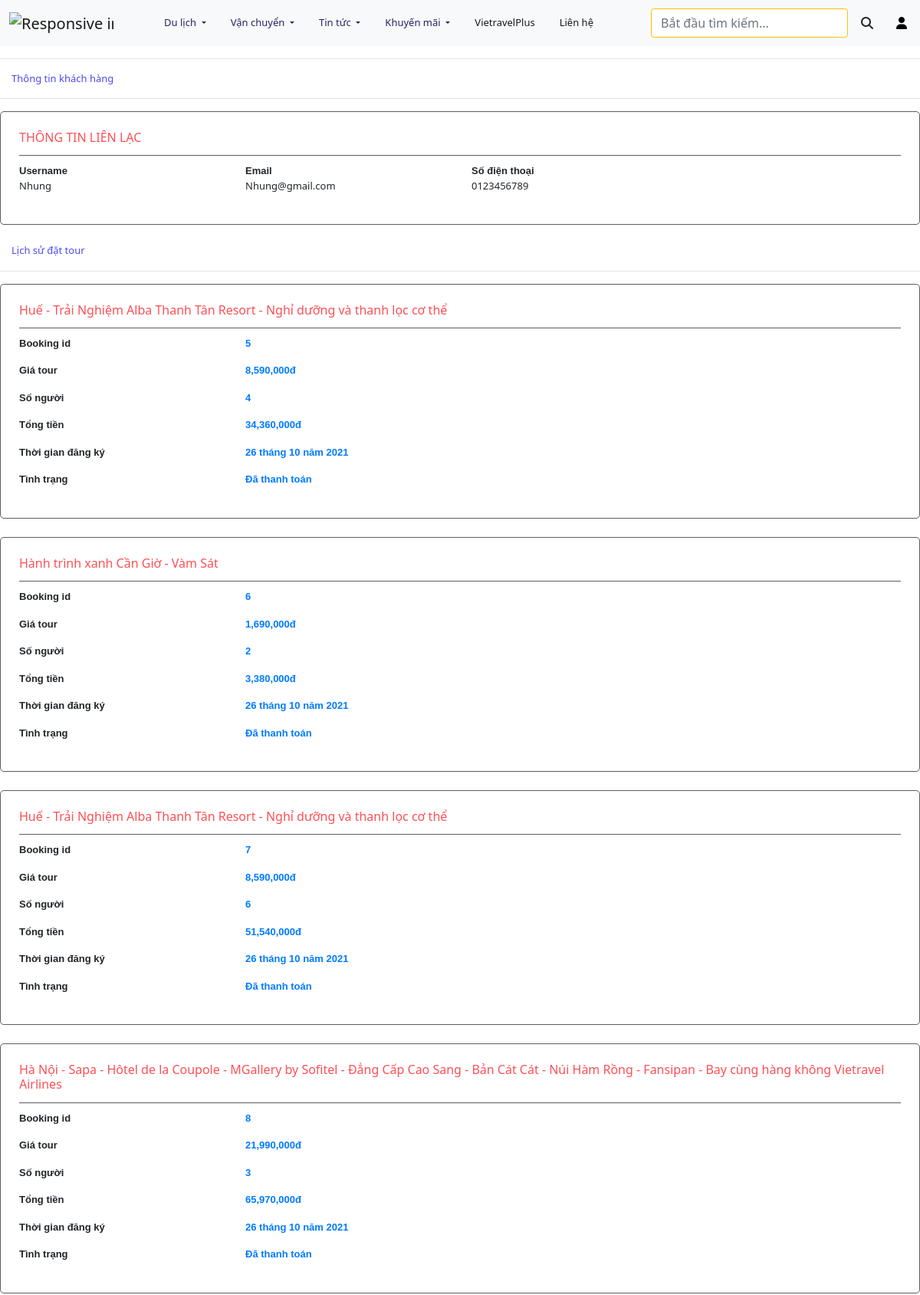
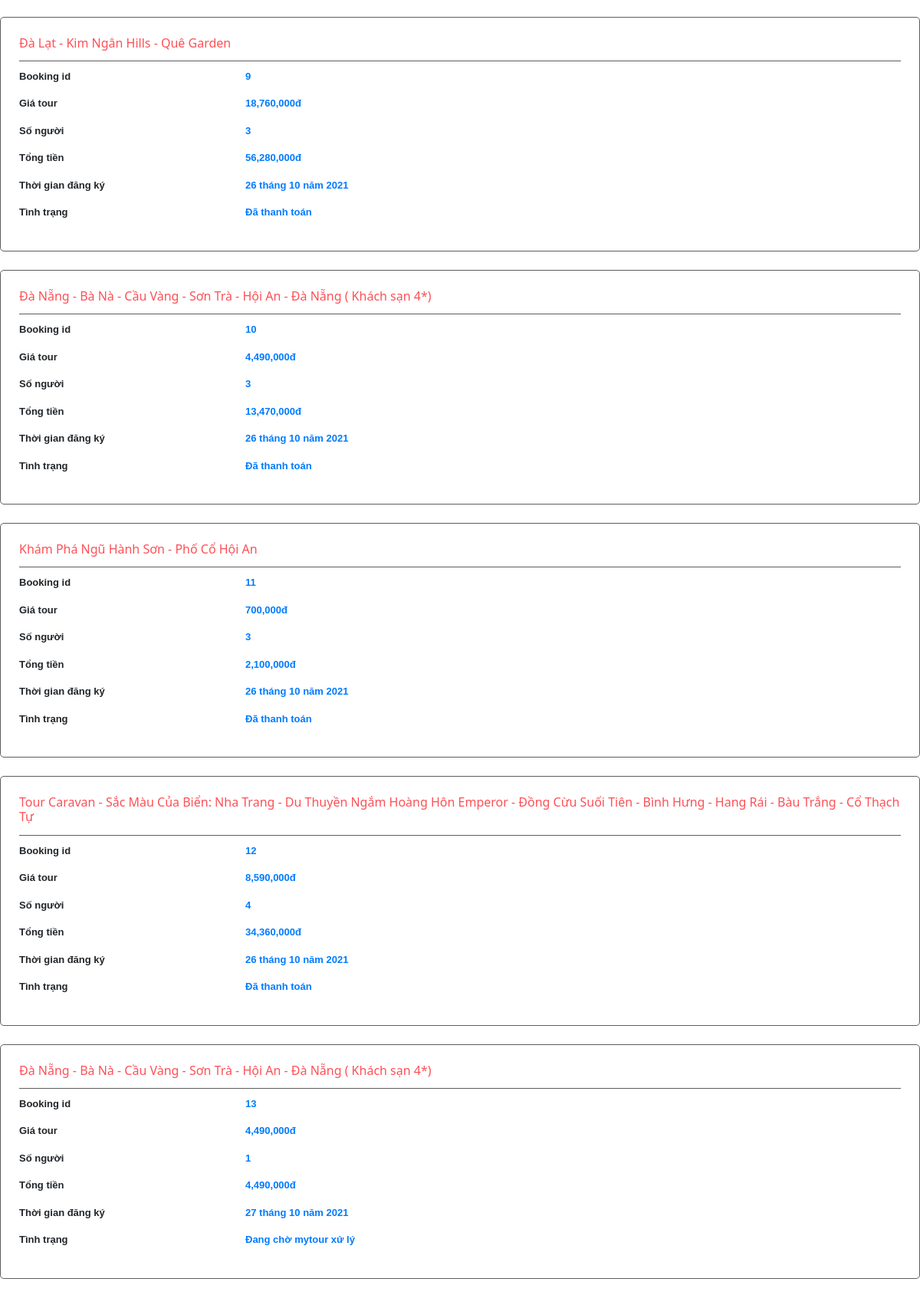
The page /history.php?customer_id=1 (upper part) on the database its author committed (2 pictures, top to bottom).
### tables this page shows
CREATE TABLE `customers` (
  `customer_id` int(11) NOT NULL,
  `user_name` varchar(50) NOT NULL,
  `password` varchar(50) NOT NULL,
  `email` varchar(50) NOT NULL,
  `birthday` datetime NOT NULL,
  `phone_number` varchar(10) NOT NULL,
  `name` varchar(50) NOT NULL,
  `gender` int(1) NOT NULL,
  `status` int(1) NOT NULL,
  `code` int(10) NOT NULL,
  `is_admin` int(10) NOT NULL,
  `date_created` datetime NOT NULL DEFAULT current_timestamp()
);

CREATE TABLE `orders` (
  `order_id` int(50) NOT NULL,
  `customer_id` int(50) NOT NULL,
  `tour_id` int(50) NOT NULL,
  `start_time` date NOT NULL,
  `people` int(10) NOT NULL,
  `validation` int(1) NOT NULL,
  `payment` int(1) NOT NULL,
  `date_created` datetime NOT NULL DEFAULT current_timestamp(),
  `booking_id` varchar(10) NOT NULL
);

CREATE TABLE `tours` (
  `tour_id` int(11) NOT NULL,
  `tour_name` varchar(255) NOT NULL,
  `description` varchar(5000) DEFAULT NULL,
  `places` varchar(500) NOT NULL,
  `day_count` int(11) NOT NULL,
  `res_id` int(11) DEFAULT NULL,
  `hotel_id` int(11) DEFAULT NULL,
  `price_per_person` int(11) NOT NULL,
  `image_1` varchar(255) NOT NULL,
  `image_2` varchar(255) NOT NULL,
  `image_3` varchar(255) NOT NULL,
  `image_4` varchar(255) NOT NULL,
  `city_id` int(11) NOT NULL,
  `tour_guide_id` int(11) DEFAULT NULL,
  `tour_type_id` int(10) NOT NULL,
  `tour_rank_id` int(10) NOT NULL,
  `travel_schedule` text DEFAULT NULL,
  `max` int(11) NOT NULL DEFAULT 6
);

### config/database-function.php (called while the page is built, shortened)
<?php
    require_once('database-connection.php');
    function simpleQuery($sql, bool $isGet = true, $params = []){
        global $conn;
        $stmt = $conn -> prepare($sql);
        if(count($params) > 0){
            $types = '';
            foreach($params as $v){
                if(is_int($v)){
                    $types = $types.'i';
                }else if(is_double($v)){
                    $types = $types.'d';
                }else{
                    $types = $types.'s';
                }
            }
            $values = array_values($params);
            $stmt -> bind_param($types, ...$values);
        }
        $stmt -> execute();
        if($isGet){
            $record = $stmt -> get_result() -> fetch_all(MYSQLI_ASSOC);
            return $record;
        }else{
            return $stmt;
        }
    }
?>

### history.php (the view, shortened to what this page needs)
<?php
    $orders = null;
    $customer = null;
    if(isset($_GET["customer_id"]) && $_GET["customer_id"] != null){
        $sql = "select * from tours, orders where orders.tour_id = tours.tour_id and orders.customer_id = ?";
        $orders = simpleQuery($sql, 1, [$_GET["customer_id"]]);
        $sql = "select * from customers where customer_id = ?";
        $customer = simpleQuery($sql, 1, [$_GET["customer_id"]])[0];
    }else{
        header("location: index.php");
    }
    require('templates/header.php');
?>
<div class="mr-auto ml-auto" style="max-width: 1300px">
    <hr>
    <div class="col-12 mt-2">
        <span href="#" style="color:#4D4AEF; font-weight: 500;">Thông tin khách hàng</span>
    </div>
    <hr>
    <div class="h-booking-detail p-4 mb-4">
        <div class="h-heading">
            <h6 class="fw-bold">THÔNG TIN LIÊN LẠC</h6>
        </div>
        <div class="row">
            <?php
                echo '
                    <div class="col-4 col-md-3">
                        <span class="h-label">Username</span>
                        <p class="info">'.$customer["user_name"].'</p>
                    </div>
                    <div class="col-md-3 col-4">
                        <span class="h-label">Email</span>
                        <p class="info">'.$customer["email"].'</p>
                    </div>
                    <div class="col-md-6 col-4">
                        <span class="h-label">Số điện thoại</span>
                        <p class="info">'.$customer["phone_number"].'</p>
                    </div>
                ';
            ?>
        </div>
    </div>
    <div class="col-12 mt-2">
        <span href="#" style="color:#4D4AEF; font-weight: 500;">Lịch sử đặt tour</span>
    </div>
    <hr>
    <?php
        foreach($orders as $order){
            $date = date_create($order["date_created"]);
            $day = date_format($date, "d");
            $month = date_format($date, "m");
            $year = date_format($date, "Y");
            echo '
                <div class="h-booking-detail p-4 mb-4">
                    <div class="h-heading">
                        <h6 class="fw-bold ">'.$order["tour_name"].'</h6>
                    </div>
                    <div class="row item">
                        <div class="col-md-3 col-12 h-label">Booking id</div>
                        <div class="col-md-9 col-12 h-text">
                            <span class="text-primary fw-bold">'.$order['order_id'].'</span>
                        </div>
                    </div>
                    <div class="row item">
                        <div class="col-md-3 col-12 h-label">Giá tour</div>
                        <div class="col-md-9 col-12 h-text">
                            <span class="text-primary fw-bold">'.number_format($order["price_per_person"], 0, "", ",").'đ</span>
                        </div>
                    </div>
                    <div class="row item">
                        <div class="col-md-3 col-12 h-label">Số người</div>
                        <div class="col-md-9 col-12 h-text">
                            <span class="text-primary fw-bold">'.$order["people"].'</span>
                        </div>
                    </div>
                    <div class="row item">
                        <div class="col-md-3 col-12 h-label">Tổng tiền</div>
                        <div class="col-md-9 col-12 h-text">
                            <span class="text-primary fw-bold">'.number_format((int) $order["price_per_person"] * (int) $order["people"], 0, "", ",").'đ</span>
                        </div>
                    </div>
                    <div class="row item">
                        <div class="col-md-3 col-12 h-label">Thời gian đăng ký</div>
                        <div class="col-md-9 col-12 h-text">
                            <span class="text-primary fw-bold">'."$day tháng $month năm $year".'</span>
                        </div>
                    </div>
                    <div class="row item">
                        <div class="col-md-3 col-12 h-label">Tình trạng</div>
                        <div class="col-md-9 col-12 h-text">
                            <span class="text-primary fw-bold">';
                                if($order["validation"] == 0){
                                    echo "Đang chờ mytour xử lý";
                                }else if($order["validation"] == 2){
                                    echo "Đã bị mytour hủy";
                                }else{
                                    if($order["payment"] == 0){
                                        echo "Chưa thanh toán";
                                    }else if($order["payment"] == 1){
                                        echo "Đã thanh toán";
                                    }else{
                                        echo "Bị hủy bỏ vì chưa thanh toán";
                                    }
                                }
                            echo '</span>
                        </div>
                    </div>
                </div>
            ';
        }
    ?>
</div>
<?php
  include('templates/footer.php')
?>

### content/index.css (style rules this page uses)
body { padding: 0; margin: 0; box-sizing: border-box; }
.h-booking-detail { border: 1px solid #5d5d5d; border-radius: 5px; }
.h-heading { color: #fd5056; padding: 0px 0px 5px 0px; border-bottom: 1px solid #5d5d5d; margin-bottom: 10px; }
.h-label { font-family: mulish,sans-serif; font-weight: 700; margin-bottom: 16px; font-size: 13px; }
.h-text { font-family: mulish,sans-serif; font-weight: 700; margin-bottom: 16px; font-size: 13px; }

### css/style.css (style rules this page uses)
:root { --bs-blue: #0d6efd; --bs-indigo: #6610f2; --bs-purple: #6f42c1; --bs-pink: #d63384; --bs-red: #dc3545; --bs-orange: #fd7e14; --bs-yellow: #ffc107; --bs-green: #198754; --bs-teal: #20c997; --bs-cyan: #0dcaf0; --bs-white: #fff; --bs-gray: #6c757d; --bs-gray-dark: #343a40; --bs-primary: #fd5056; --bs-secondary: #2d4271; --bs-success: #198754; --bs-info: #0dcaf0; --bs-warning: #ffc107; --bs-danger: #dc3545; --bs-light: #f8f9fa; --bs-dark: #212529; --bs-font-sans-serif: system-ui, -apple-system, "Segoe UI", Roboto, "Helvetica Neue", Arial, "Noto Sans", "Liberation Sans", sans-serif, "Apple Color Emoji", "Segoe UI Emoji", "Segoe UI Symbol", "Noto Color Emoji"; --bs-font-monospace: SFMono-Regular, Menlo, Monaco, Consolas, "Liberation Mono", "Courier New", monospace; --bs-gradient: linear-gradient( 180deg, rgba(255, 255, 255, 0.15), rgba(255, 255, 255, 0) ); --ui-icon-size-xs: 26px; --ui-icon-size-sm: 31px; --ui-icon-size-md: 39px; --ui-icon-size-lg: 47px; }
body { margin: 0; font-family: var(--bs-font-sans-serif); font-size: 13px; font-weight: 400; line-height: 1.5; color: #212529; background-color: #fff; -webkit-text-size-adjust: 100%; -webkit-tap-highlight-color: transparent; }

### rows shown on the page
customers: user_name "Nhung", email "Nhung@gmail.com", phone_number "0123456789"
orders: tour.tour_name "Huế - Trải Nghiệm Alba Thanh Tân Resort - Nghỉ dưỡng và thanh lọc cơ thể", order_id "5", tour.price_per_person "8,590,000", people "4", (int) $order["price_per_person"] * (int) $order["people"] "34,360,000", date_created "26", date_created "10", date_created "2021", validation "Đã thanh toán"
orders: tour.tour_name "Hành trình xanh Cần Giờ - Vàm Sát", order_id "6", tour.price_per_person "1,690,000", people "2", (int) $order["price_per_person"] * (int) $order["people"] "3,380,000", date_created "26", date_created "10", date_created "2021", validation "Đã thanh toán"
orders: tour.tour_name "Huế - Trải Nghiệm Alba Thanh Tân Resort - Nghỉ dưỡng và thanh lọc cơ thể", order_id "7", tour.price_per_person "8,590,000", people "6", (int) $order["price_per_person"] * (int) $order["people"] "51,540,000", date_created "26", date_created "10", date_created "2021", validation "Đã thanh toán"
orders: tour.tour_name "Hà Nội - Sapa - Hôtel de la Coupole - MGallery by Sofitel - Đẳng Cấp Cao Sang - Bản Cát Cát - Núi Hàm Rồng - Fansipan - Bay cùng hàng không Vietravel Airlines", order_id "8", tour.price_per_person "21,990,000", people "3", (int) $order["price_per_person"] * (int) $order["people"] "65,970,000", date_created "26", date_created "10", date_created "2021", validation "Đã thanh toán"
orders: tour.tour_name "Đà Lạt - Kim Ngân Hills - Quê Garden", order_id "9", tour.price_per_person "18,760,000", people "3", (int) $order["price_per_person"] * (int) $order["people"] "56,280,000", date_created "26", date_created "10", date_created "2021", validation "Đã thanh toán"
orders: tour.tour_name "Đà Nẵng - Bà Nà - Cầu Vàng - Sơn Trà - Hội An - Đà Nẵng ( Khách sạn 4*)", order_id "10", tour.price_per_person "4,490,000", people "3", (int) $order["price_per_person"] * (int) $order["people"] "13,470,000", date_created "26", date_created "10", date_created "2021", validation "Đã thanh toán"
orders: tour.tour_name "Khám Phá Ngũ Hành Sơn - Phố Cổ Hội An", order_id "11", tour.price_per_person "700,000", people "3", (int) $order["price_per_person"] * (int) $order["people"] "2,100,000", date_created "26", date_created "10", date_created "2021", validation "Đã thanh toán"
orders: tour.tour_name "Tour Caravan - Sắc Màu Của Biển: Nha Trang - Du Thuyền Ngắm Hoàng Hôn Emperor - Đồng Cừu Suối Tiên - Bình Hưng - Hang Rái - Bàu Trắng - Cổ Thạch Tự", order_id "12", tour.price_per_person "8,590,000", people "4", (int) $order["price_per_person"] * (int) $order["people"] "34,360,000", date_created "26", date_created "10", date_created "2021", validation "Đã thanh toán"
orders: tour.tour_name "Đà Nẵng - Bà Nà - Cầu Vàng - Sơn Trà - Hội An - Đà Nẵng ( Khách sạn 4*)", order_id "13", tour.price_per_person "4,490,000", people "1", (int) $order["price_per_person"] * (int) $order["people"] "4,490,000", date_created "27", date_created "10", date_created "2021", validation "Đang chờ mytour xử lý"
